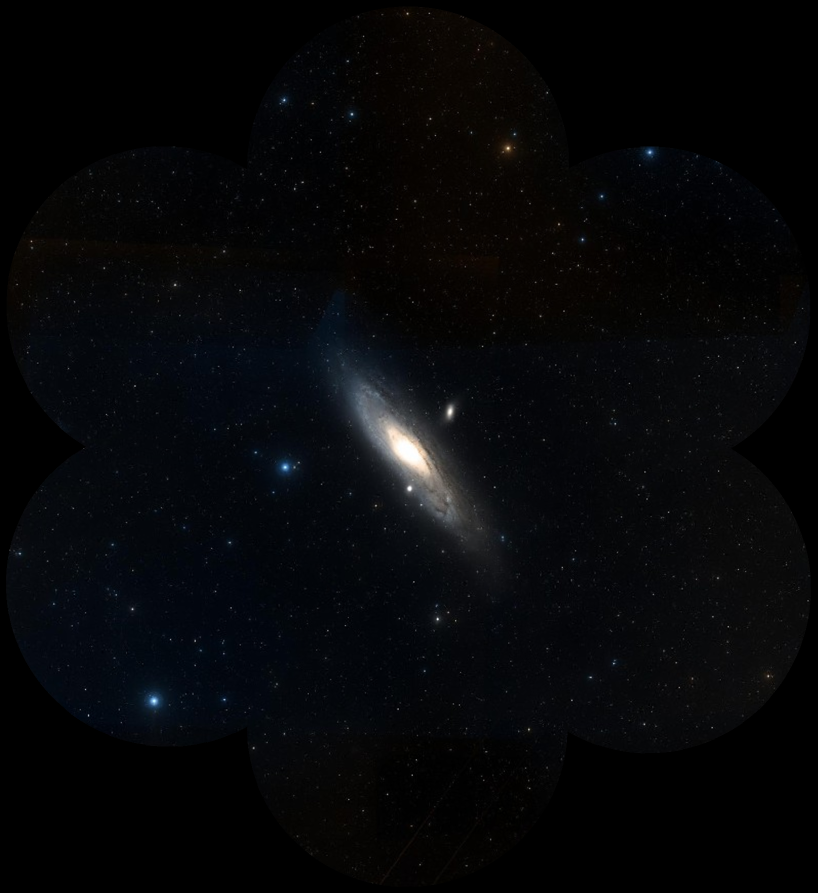
#> input picture ZemaxNonSequential7ChannelSampleSolution/script/registered_output/mosaic.png, 1635 x 1786 px (shown at 1/2 size)
$ python inspect_local_details.py
#> lines starting #> are read from the running program, lines starting #| are printed output that depends on the picture; after the words box and inside, x2 and y2 are one past the last pixel; in counts of white or black regions, pixels touching at a corner belong together
from pathlib import Path
import sys,json,math
root=Path(__file__).resolve().parents[1]
import os
results=Path(os.environ.get('TELESCOPE_RESULTS_DIR',str(root/'registered_output')))
figures=Path(os.environ.get('TELESCOPE_FIGURE_DIR',str(root/'comparison_figures')))
project=Path(os.environ.get('TELESCOPE_PROJECT_DIR',str(root.parent)))

import cv2,numpy as np
from PIL import Image,ImageDraw,ImageFont
cv2.setNumThreads(1)
out=figures/'local_details';out.mkdir(exist_ok=True)
meta=json.loads((results/'manifest.json').read_text());notes=json.loads((figures/'overlay_notes.json').read_text())
#> (reads ZemaxNonSequential7ChannelSampleSolution/script/registered_output/manifest.json from the repository)
#> (reads ZemaxNonSequential7ChannelSampleSolution/script/comparison_figures/overlay_notes.json from the repository)
mosaic=np.asarray(Image.open(results/'mosaic.png').convert('RGB'));height,width=mosaic.shape[:2];size=652
#> further down, mosaic is the input picture: shape (1786, 1635, 3); mean R, G, B 5.9, 6.7, 8.5
#> after `height, width = mosaic.shape[:2]`: height = 1786; width = 1635
T={n:np.array(v['image_to_mosaic']) for n,v in meta['channels'].items()}
yy,xx=np.mgrid[:size,:size];mask=np.float32(np.hypot(xx-325.5,yy-325.5)<size*.494)
mask[:3]=0;mask[-3:]=0;mask[:,:3]=0;mask[:,-3:]=0
layers={};masks={};sums=np.zeros_like(mosaic,dtype=np.float32);count=np.zeros((height,width),np.float32)
for n in 'ABCDEFG':
 im=np.asarray(Image.open(results/f'crops/Channel_{n}.png').convert('RGB').resize((size,size)))
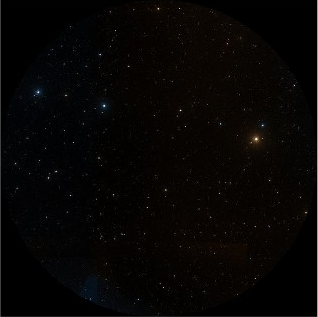
#> input picture ZemaxNonSequential7ChannelSampleSolution/script/registered_output/crops/Channel_A.png, 318 x 317 px
 loc=notes['placements'][n];M=np.array([[1.,0,loc['left']],[0,1.,loc['top']]])
 layer=cv2.warpAffine(im,M,(width,height));valid=cv2.warpAffine(mask,M,(width,height),flags=cv2.INTER_NEAREST)
#> after `layer = cv2.warpAffine(im, M, (width, height))`:
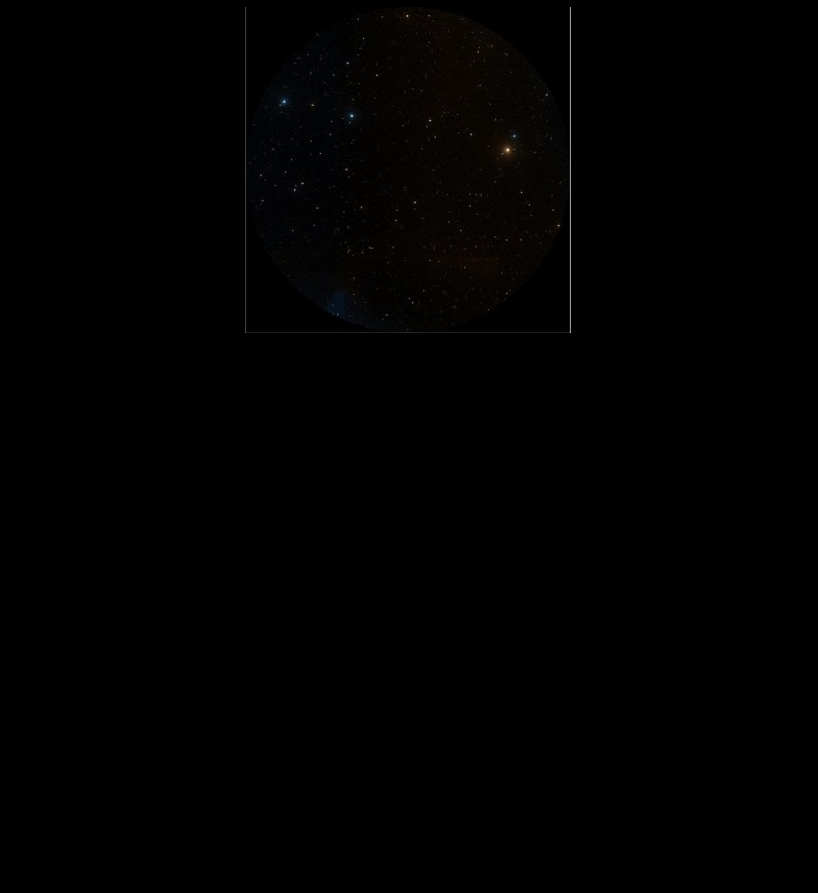
#> layer: shape (1786, 1635, 3) (shown at 1/2 size); mean R, G, B 1, 0.7, 0.6
#> after `valid = cv2.warpAffine(mask, M, (width, height), flags=cv2.INTER_NEARE`:
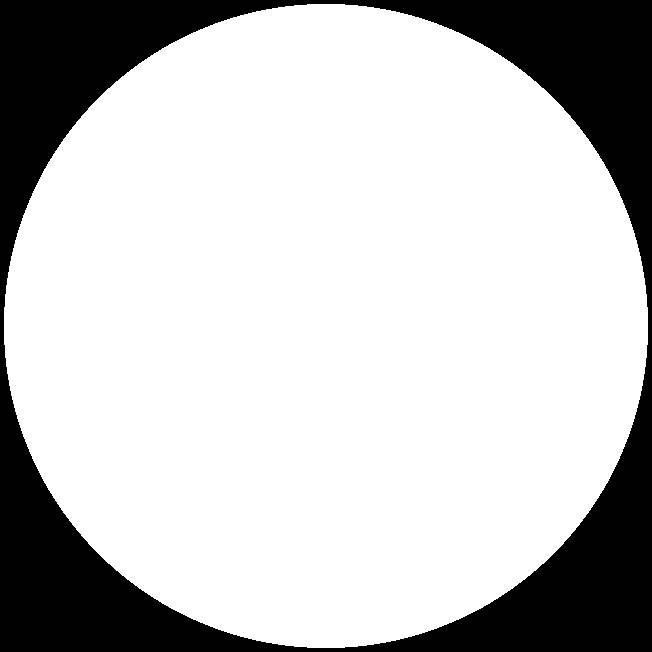
#> mask: shape (652, 652) float32; values 0 (black) and 1 (white), 76.7% white; 1 black region, box (x1, y1, x2, y2) and area: (0, 0, 652, 652) 99192
 layers[n]=layer;masks[n]=valid;sums+=layer*valid[...,None];count+=valid
#> pass 2 of the loop `for n in 'ABCDEFG':`:
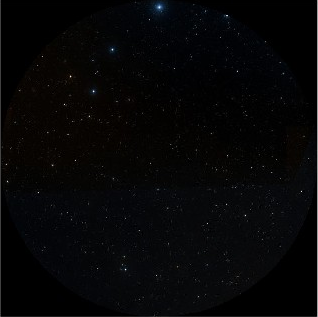
#> input picture ZemaxNonSequential7ChannelSampleSolution/script/registered_output/crops/Channel_B.png, 318 x 317 px
#> `layer = cv2.warpAffine(im, M, (width, height))`:
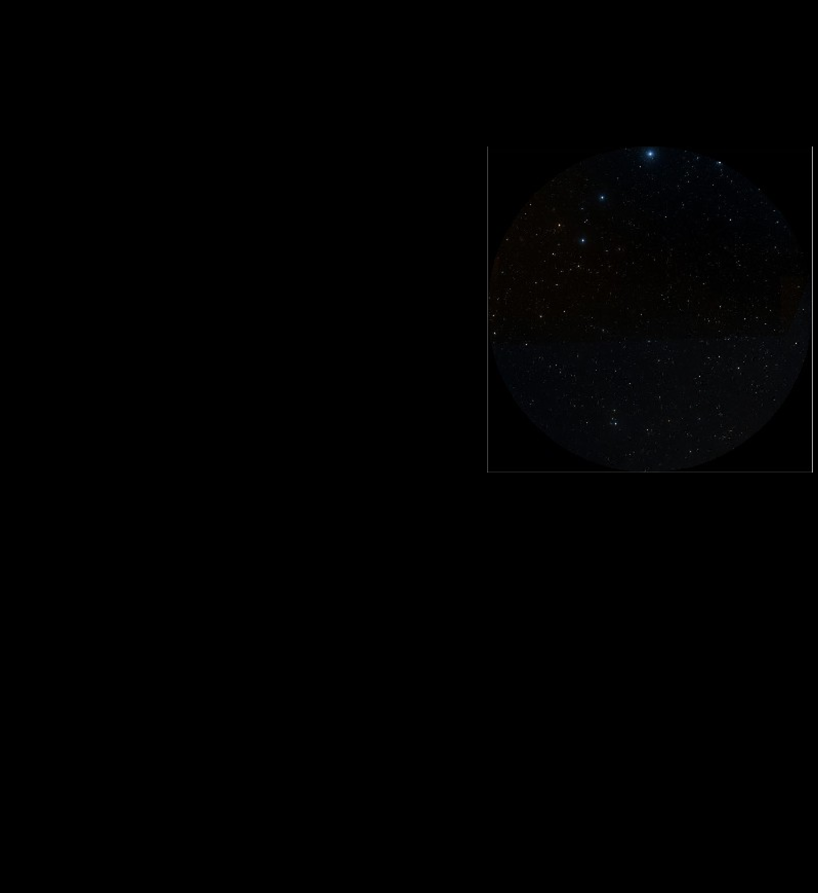
#> layer: shape (1786, 1635, 3) (shown at 1/2 size); mean R, G, B 0.8, 0.8, 1
#> pass 3 of the loop `for n in 'ABCDEFG':`:
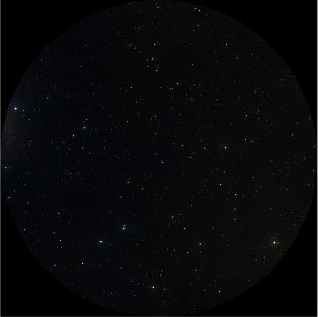
#> input picture ZemaxNonSequential7ChannelSampleSolution/script/registered_output/crops/Channel_C.png, 318 x 317 px
#> `layer = cv2.warpAffine(im, M, (width, height))`:
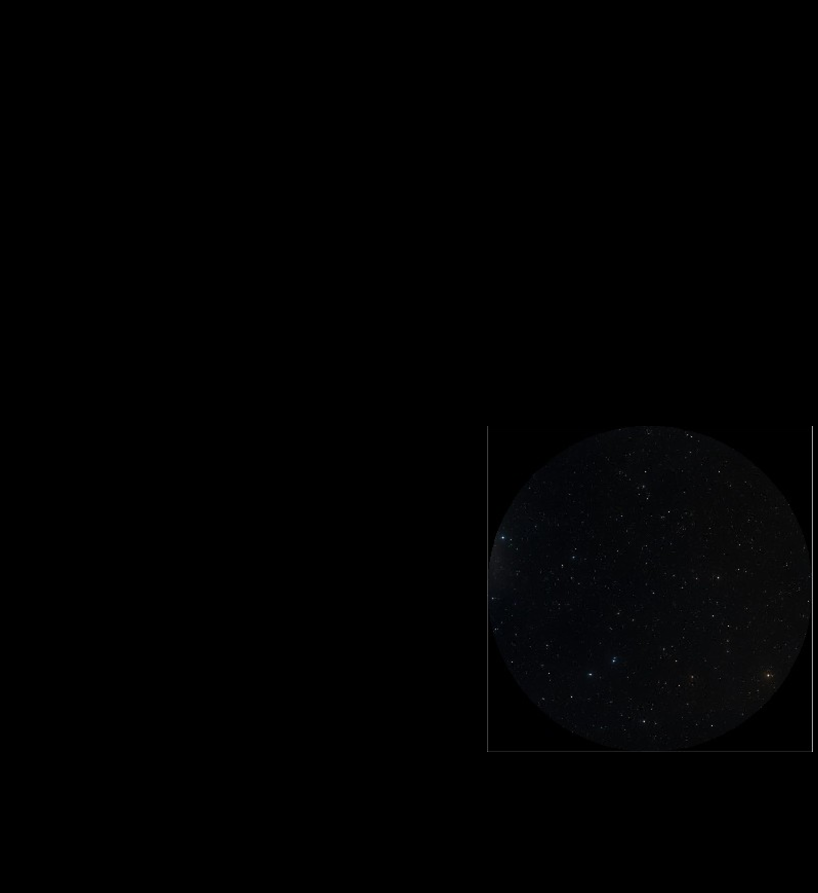
#> layer: shape (1786, 1635, 3) (shown at 1/2 size); mean R, G, B 1.1, 1.2, 1.4
#> (the run stopped early here; a loop or call above may not have finished)
